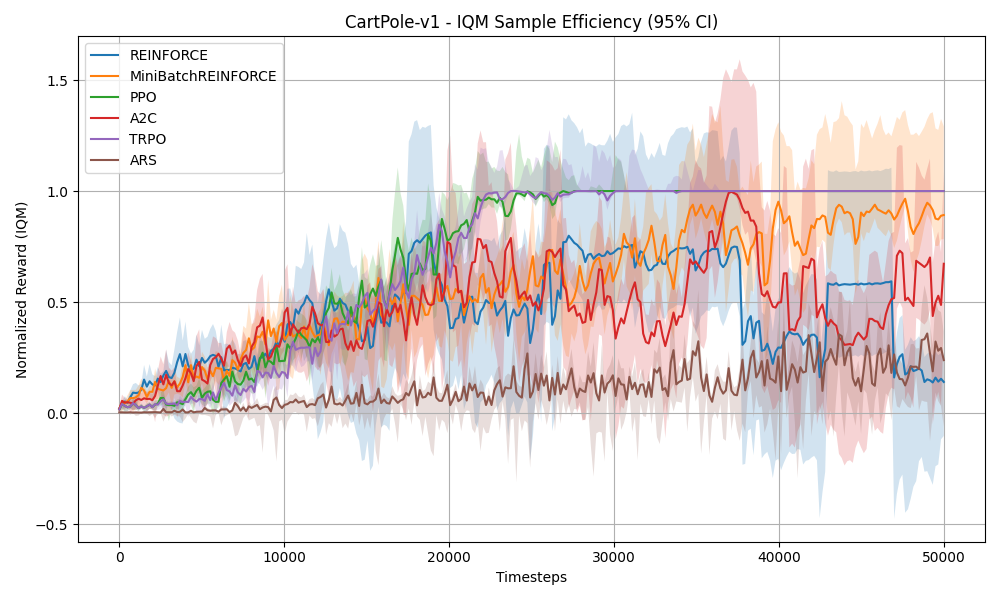
#> input picture plots/CartPole_v1_iqm_sample_efficiency.png, 1000 x 600 px; its folder holds 4 pictures in this run
$ python iqm_grid.py
#> lines starting #> are read from the running program, lines starting #| are printed output that depends on the picture
import os
import matplotlib.pyplot as plt
from PIL import Image

# Directory where your IQM plots are stored
PLOT_DIR = "plots"
# File pattern: "{env_id}_iqm_sample_efficiency.png"
ENVIRONMENTS = [
    "CartPole_v1",
    "Acrobot_v1",
    "MountainCar_v0",
    "Pendulum_v1"
]

# Grid layout (adjust if you have more/fewer envs)
n_cols = 2
n_rows = (len(ENVIRONMENTS) + n_cols - 1) // n_cols

# Plot settings
fig, axes = plt.subplots(n_rows, n_cols, figsize=(10, 6))
axes = axes.flatten()

for i, env_id in enumerate(ENVIRONMENTS):
    file_path = os.path.join(PLOT_DIR, f"{env_id}_iqm_sample_efficiency.png")
    if os.path.exists(file_path):
        img = Image.open(file_path)
#> img is the input picture: PIL image 1000x600 RGBA; mean R, G, B, A 237.2, 230.3, 229.6, 255
        axes[i].imshow(img)
        axes[i].axis("off")
        axes[i].set_title(env_id.replace("_", "-"), fontsize=10)
    else:
        axes[i].axis("off")
        axes[i].set_title(f"{env_id}\n[missing]", fontsize=9, color='red')

# Hide any unused subplots
for j in range(i + 1, len(axes)):
    axes[j].axis("off")
#> this loop made 0 passes

plt.suptitle("IQM Sample Efficiency Across Environments", fontsize=14)
plt.tight_layout()
plt.subplots_adjust(top=0.92)
plt.show()
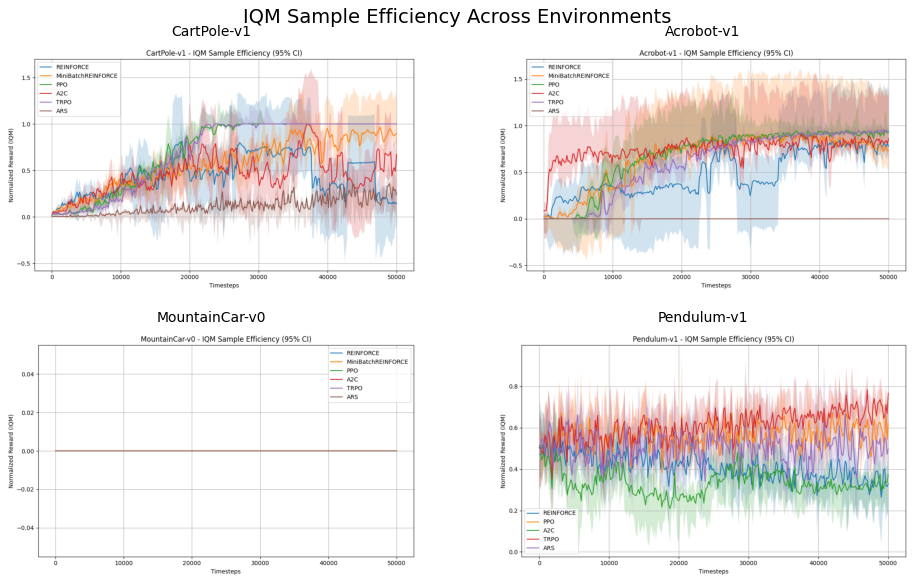
#> figure drawn by matplotlib, 4 panels
fig.savefig("plots/iqm_grid_summary.png", dpi=300)
